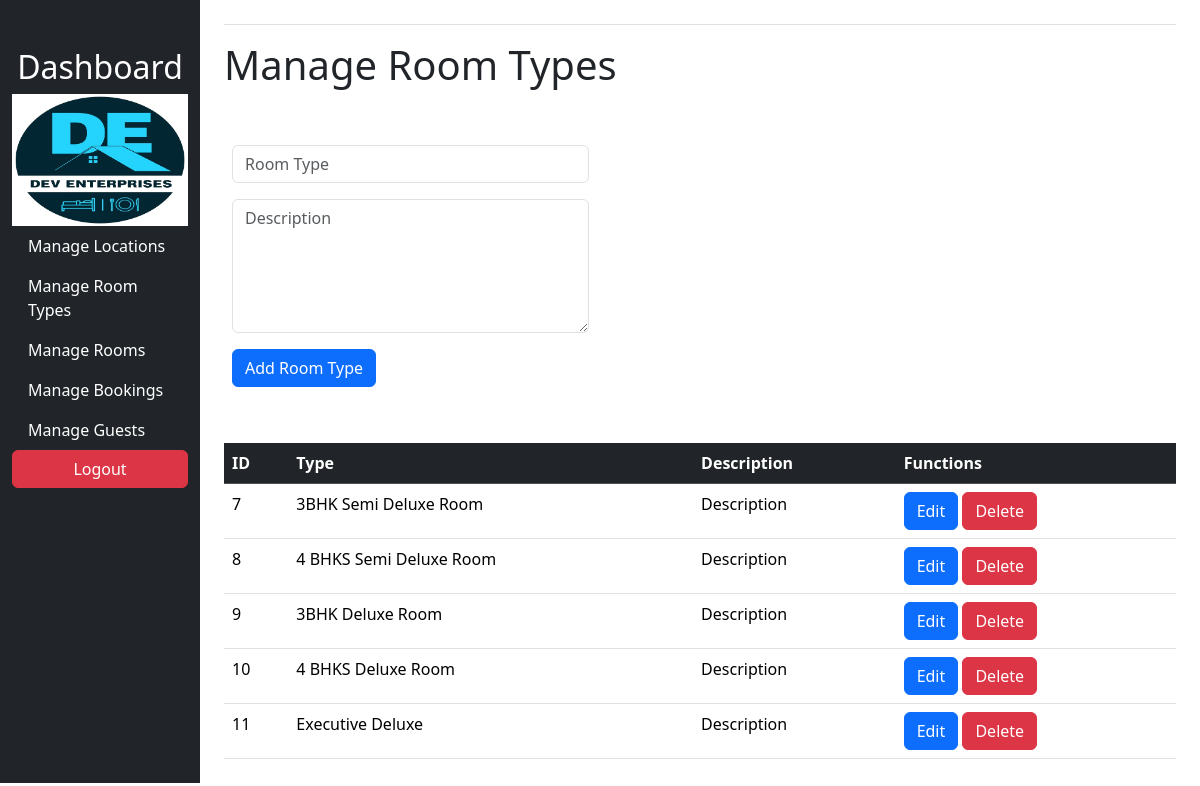
The app's page /admin/dashboard.php?page=manage_room_types (signed in) with its own data.
### tables this page shows
CREATE TABLE `room_types` (
  `id` int(11) NOT NULL,
  `type` varchar(50) NOT NULL,
  `description` text DEFAULT NULL
);

### admin/manage_room_types.php (the view, shortened to what this page needs)
<?php
require 'config.php';
$result = $conn->query("SELECT * FROM room_types");
?>
<!DOCTYPE html>
<html>
<head>
</head>
<body>
    <h1>Manage Room Types</h1>
    <main>
        <form method="POST" action="manage_room_types.php" class="my-5 w-50">
            <input type="text" name="type" placeholder="Room Type" class="form-control d-inline w-75 m-2" required>
            <textarea name="description" placeholder="Description" class="form-control w-75 m-2" rows="5"
                required></textarea>
            <button type="submit" class="btn btn-primary m-2">Add Room Type</button>
        </form>
        <table class="table my-4 ">
            <tr class="table-dark">
                <th>ID</th>
                <th>Type</th>
                <th>Description</th>
                <th>Functions</th>
            </tr>
            <?php while ($row = $result->fetch_assoc()) { ?>
            <tr>
                <td>
                    <?php echo $row['id']; ?>
                </td>
                <td>
                    <?php echo $row['type']; ?>
                </td>
                <td>
                    <?php echo $row['description']; ?>
                </td>
                <td>
                    <a class="btn btn-primary edit-room_type" data-bs-toggle="modal" data-bs-target="#myModal2"
                        data-room-type="<?php echo $row['type']; ?>" data-bs-id="<?php echo $row['id']; ?>"
                        data-room-description="<?php echo $row['description']; ?>">Edit
                    </a>
                    <a class="btn btn-danger" href="delete.php?delete=room_type&id=<?php echo $row['id']; ?>">Delete</a>
                </td>
            </tr>
            <?php } ?>
        </table>
    </main>
</body>
</html>

### records on screen
room_types: id "7", type "3BHK Semi Deluxe Room", description "Description"
room_types: id "8", type "4 BHKS Semi Deluxe Room", description "Description"
room_types: id "9", type "3BHK Deluxe Room", description "Description"
room_types: id "10", type "4 BHKS Deluxe Room", description "Description"
room_types: id "11", type "Executive Deluxe", description "Description"
